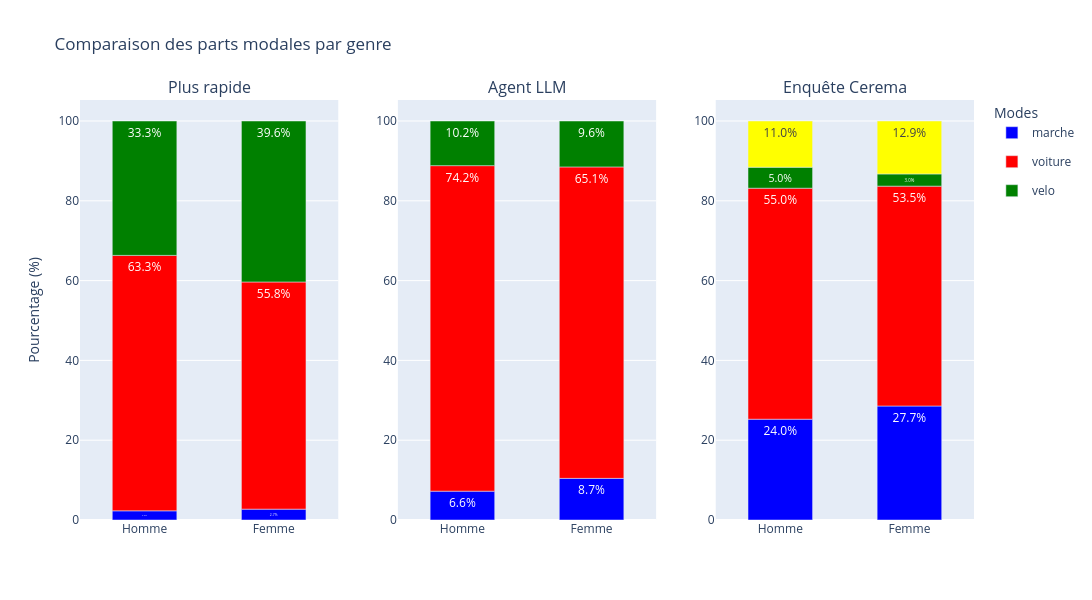

Notebook source saved alongside this figure:
### Code cell
bar_graph(moves, cerema["parts_modales_2023"]["genre"], "Comparaison des parts modales par genre", x_name="Genre")

### Figure 1 — Plotly figure (JSON) as saved in the notebook; plotly's stock layout.template omitted (floating-point values rounded to 4 significant figures)
{"data": [{"legendgroup": "marche", "marker": {"color": "blue"}, "name": "marche", "showlegend": true, "text": ["2.2707423580786026", "2.67223382045929"], "textposition": "inside", "texttemplate": "%{text:.1f}%", "type": "bar", "x": ["Homme", "Femme"], "xaxis": "x", "y": [104, 128], "yaxis": "y"}, {"legendgroup": "voiture", "marker": {"color": "red"}, "name": "voiture", "showlegend": true, "text": ["63.34061135371179", "55.82463465553236"], "textposition": "inside", "texttemplate": "%{text:.1f}%", "type": "bar", "x": ["Homme", "Femme"], "xaxis": "x", "y": [2901, 2674], "yaxis": "y"}, {"legendgroup": "velo", "marker": {"color": "green"}, "name": "velo", "showlegend": true, "text": ["33.31877729257642", "39.561586638830896"], "textposition": "inside", "texttemplate": "%{text:.1f}%", "type": "bar", "x": ["Homme", "Femme"], "xaxis": "x", "y": [1526, 1895], "yaxis": "y"}, {"legendgroup": "transports_collectifs", "marker": {"color": "yellow"}, "name": "transports_collectifs", "showlegend": true, "text": [], "textposition": "inside", "texttemplate": "%{text:.1f}%", "type": "bar", "x": [], "xaxis": "x", "y": [], "yaxis": "y"}, {"legendgroup": "marche", "marker": {"color": "blue"}, "name": "marche", "showlegend": false, "text": ["6.572052401746725", "8.705636743215031"], "textposition": "inside", "texttemplate": "%{text:.1f}%", "type": "bar", "x": ["Homme", "Femme"], "xaxis": "x2", "y": [301, 417], "yaxis": "y2"}, {"legendgroup": "voiture", "marker": {"color": "red"}, "name": "voiture", "showlegend": false, "text": ["74.21397379912665", "65.11482254697286"], "textposition": "inside", "texttemplate": "%{text:.1f}%", "type": "bar", "x": ["Homme", "Femme"], "xaxis": "x2", "y": [3399, 3119], "yaxis": "y2"}, {"legendgroup": "velo", "marker": {"color": "green"}, "name": "velo", "showlegend": false, "text": ["10.174672489082969", "9.603340292275574"], "textposition": "inside", "texttemplate": "%{text:.1f}%", "type": "bar", "x": ["Homme", "Femme"], "xaxis": "x2", "y": [466, 460], "yaxis": "y2"}, {"legendgroup": "transports_collectifs", "marker": {"color": "yellow"}, "name": "transports_collectifs", "showlegend": false, "text": [], "textposition": "inside", "texttemplate": "%{text:.1f}%", "type": "bar", "x": [], "xaxis": "x2", "y": [], "yaxis": "y2"}, {"legendgroup": "marche", "marker": {"color": "blue"}, "name": "marche", "showlegend": false, "text": ["24.0", "27.722772277227726"], "textposition": "inside", "texttemplate": "%{text:.1f}%", "type": "bar", "x": ["Homme", "Femme"], "xaxis": "x3", "y": [24, 28], "yaxis": "y3"}, {"legendgroup": "voiture", "marker": {"color": "red"}, "name": "voiture", "showlegend": false, "text": ["55.00000000000001", "53.46534653465347"], "textposition": "inside", "texttemplate": "%{text:.1f}%", "type": "bar", "x": ["Homme", "Femme"], "xaxis": "x3", "y": [55, 54], "yaxis": "y3"}, {"legendgroup": "velo", "marker": {"color": "green"}, "name": "velo", "showlegend": false, "text": ["5.0", "2.9702970297029703"], "textposition": "inside", "texttemplate": "%{text:.1f}%", "type": "bar", "x": ["Homme", "Femme"], "xaxis": "x3", "y": [5, 3], "yaxis": "y3"}, {"legendgroup": "transports_collectifs", "marker": {"color": "yellow"}, "name": "transports_collectifs", "showlegend": false, "text": ["11.0", "12.871287128712872"], "textposition": "inside", "texttemplate": "%{text:.1f}%", "type": "bar", "x": ["Homme", "Femme"], "xaxis": "x3", "y": [11, 13], "yaxis": "y3"}], "layout": {"annotations": [{"font": {"size": 16}, "showarrow": false, "text": "Plus rapide", "x": 0.1444, "xanchor": "center", "xref": "paper", "y": 1.0, "yanchor": "bottom", "yref": "paper"}, {"font": {"size": 16}, "showarrow": false, "text": "Agent LLM", "x": 0.5, "xanchor": "center", "xref": "paper", "y": 1.0, "yanchor": "bottom", "yref": "paper"}, {"font": {"size": 16}, "showarrow": false, "text": "Enquête Cerema", "x": 0.8556, "xanchor": "center", "xref": "paper", "y": 1.0, "yanchor": "bottom", "yref": "paper"}], "bargap": 0.5, "barmode": "relative", "barnorm": "percent", "height": 600, "legend": {"title": {"text": "Modes"}}, "title": {"text": "Comparaison des parts modales par genre"}, "width": 1300, "xaxis": {"anchor": "y", "categoryarray": ["Homme", "Femme"], "categoryorder": "array", "domain": [0.0, 0.2889], "showgrid": false, "type": "category"}, "xaxis2": {"anchor": "y2", "categoryarray": ["Homme", "Femme"], "categoryorder": "array", "domain": [0.3556, 0.6444], "showgrid": false, "type": "category"}, "xaxis3": {"anchor": "y3", "categoryarray": ["Homme", "Femme"], "categoryorder": "array", "domain": [0.7111, 1.0], "showgrid": false, "type": "category"}, "yaxis": {"anchor": "x", "domain": [0.0, 1.0], "title": {"text": "Pourcentage (%)"}}, "yaxis2": {"anchor": "x2", "domain": [0.0, 1.0]}, "yaxis3": {"anchor": "x3", "domain": [0.0, 1.0]}}}
